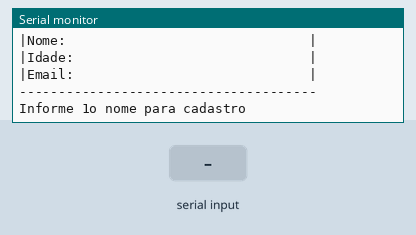
Bench run of a sketch on a simulated Arduino Uno, built with avr-gcc and run on an emulated ATmega328P. Parts: the last lines printed to the serial monitor. The test bench sets the inputs (shaded band).

Above: at 1.2 s.
1.3 s: "90,45\n" received over Serial
At 3.3 s:
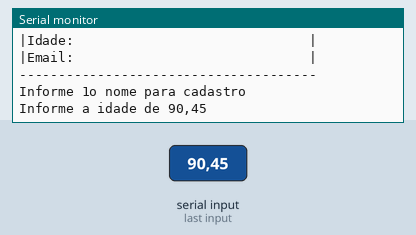
3.8 s: "30,150\n" received over Serial
At 4.4 s:
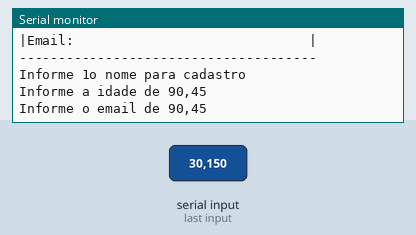
5.3 s: "5\n" received over Serial
At 7.5 s:
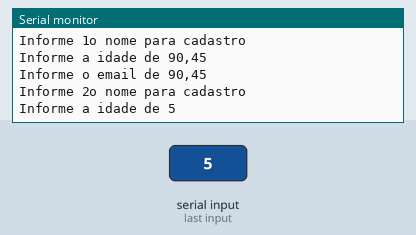
7.8 s: "90\n" received over Serial
At 8.6 s:
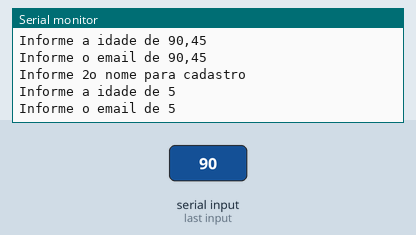

The sketch:

Cadastro_de_Convidados_Vetores.ino
```cpp
// C++ code
//Variáveis Globais
/*
   cria cada vetor tamanho 4, de zero a 3
   fazendo parte do mesmo cadastro

*/
const int qtdCadastro = 4; // Defina a quantidade de cadastros que deseja
String convidados[qtdCadastro];
int idadeConvidados[qtdCadastro];//Camel Case
String emailConvidados[qtdCadastro];

//Funções
void desenhaCabecalho()
{
  Serial.println("============== CADASTRO ==============");
  Serial.println("|                                    |");
  Serial.println("| ******* Churrasco do marcao ****** |");
  Serial.println("|Nome:                               | ");
  Serial.println("|Idade:                              |");
  Serial.println("|Email:                              |");
  Serial.println("--------------------------------------");

}
void setup()
{
  Serial.begin(9600);//inicia a comunicação serial
}


void loop()
{

  //fazer um cabeçalho bonitinho para o programa
  desenhaCabecalho();//chama a  função pra desenhar o cabeçalho

  //cadastrar os dados
  for(int i = 0; i < qtdCadastro; i++)
  {
    //solicitar nome de usuário
    Serial.println("Informe " +String(i + 1)+ "o nome para cadastro ");
    while(!Serial.available());
    convidados[i] = Serial.readString();

    //solicitar idade do usuário
    Serial.println("Informe a idade de " + convidados[i]);
    while(!Serial.available());
    idadeConvidados[i] = Serial.parseInt();

    //solicitar o email
    Serial.println("Informe o email de " + convidados[i]);
    while(!Serial.available());
    emailConvidados[i] = Serial.readString();

    Serial.println();

  }// fim do setor

  Serial.println("=== Lista de Convidados MAIORES DE IDADE ===");
  Serial.println();
  Serial.println();

  for (int i = 0; i < qtdCadastro; i++)
  {
    if (idadeConvidados[i] >= 18)
    {
      Serial.println("Nome: " + convidados[i]);
      Serial.println("Idade: "+ String(idadeConvidados[i]));
      Serial.println("Email: " + emailConvidados[i]);
      Serial.println("Permissao para a festa: " +  String(idadeConvidados[i] >= 18 ? "OK" : "Menor de Idade"));
      Serial.println("------------------------------------");
      Serial.println();
    }//fim do if

  }//fim do for

   Serial.println();

    delay(2000);//pausa de 2 segundos
  }//fim do loop
```

Measured:
- after the input at 1.3 s, the serial monitor: prints a new line after 1.0 s (image 1)
- after the input at 3.8 s, the serial monitor: prints a new line at once (image 2)
- after the input at 5.3 s, the serial monitor: prints a new line after 1.0 s (image 3)
- after the input at 7.8 s, the serial monitor: prints a new line at once (image 4)
